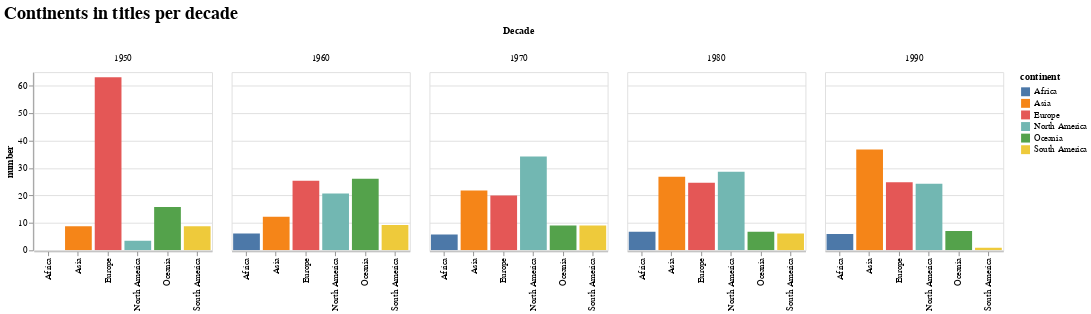

Here is the notebook cell this chart was saved with:
### Code cell
xc = alt.Chart(df_continent_decade).mark_bar().encode(
    alt.Y("article_title:Q", title='number'),
    alt.X('continent:N', title=''),
    color='continent:N',
    column=alt.Column('issue_decade:N', title='Decade')).properties(
        width=200, height=200).repeat(row=['issue_decade:N']).interactive()
xc.properties(title='Continents in titles per decade').configure_title(
    fontSize=20,
    font='Verdana',
    align='center',
    color='black',
)

### Figure 1 — Vega-Lite specification as saved in the notebook (floating-point values rounded to 4 significant figures)
{"config": {"view": {"continuousWidth": 400, "continuousHeight": 300}, "title": {"align": "center", "color": "black", "font": "Verdana", "fontSize": 20}}, "repeat": {"row": ["issue_decade:N"]}, "spec": {"data": {"name": "data-51c5a0ec9498d6707c9d6a83c2ef9f4a"}, "mark": "bar", "encoding": {"color": {"type": "nominal", "field": "continent"}, "column": {"type": "nominal", "field": "issue_decade", "title": "Decade"}, "x": {"type": "nominal", "field": "continent", "title": ""}, "y": {"type": "quantitative", "field": "article_title", "title": "number"}}, "height": 200, "selection": {"selector002": {"type": "interval", "bind": "scales", "encodings": ["x", "y"]}}, "width": 200}, "title": "Continents in titles per decade", "$schema": "https://vega.github.io/schema/vega-lite/v4.8.1.json", "datasets": {"data-51c5a0ec9498d6707c9d6a83c2ef9f4a": [{"issue_decade": 1950, "continent": "Asia", "article_title": 8.772}, {"issue_decade": 1950, "continent": "Europe", "article_title": 63.16}, {"issue_decade": 1950, "continent": "North America", "article_title": 3.509}, {"issue_decade": 1950, "continent": "Oceania", "article_title": 15.79}, {"issue_decade": 1950, "continent": "South America", "article_title": 8.772}, {"issue_decade": 1960, "continent": "Africa", "article_title": 6.154}, {"issue_decade": 1960, "continent": "Asia", "article_title": 12.31}, {"issue_decade": 1960, "continent": "Europe", "article_title": 25.38}, {"issue_decade": 1960, "continent": "North America", "article_title": 20.77}, {"issue_decade": 1960, "continent": "Oceania", "article_title": 26.15}, {"issue_decade": 1960, "continent": "South America", "article_title": 9.231}, {"issue_decade": 1970, "continent": "Africa", "article_title": 5.758}, {"issue_decade": 1970, "continent": "Asia", "article_title": 21.82}, {"issue_decade": 1970, "continent": "Europe", "article_title": 20.0}, {"issue_decade": 1970, "continent": "North America", "article_title": 34.24}, {"issue_decade": 1970, "continent": "Oceania", "article_title": 9.091}, {"issue_decade": 1970, "continent": "South America", "article_title": 9.091}, {"issue_decade": 1980, "continent": "Africa", "article_title": 6.773}, {"issue_decade": 1980, "continent": "Asia", "article_title": 26.89}, {"issue_decade": 1980, "continent": "Europe", "article_title": 24.7}, {"issue_decade": 1980, "continent": "North America", "article_title": 28.69}, {"issue_decade": 1980, "continent": "Oceania", "article_title": 6.773}, {"issue_decade": 1980, "continent": "South America", "article_title": 6.175}, {"issue_decade": 1990, "continent": "Africa", "article_title": 6.003}, {"issue_decade": 1990, "continent": "Asia", "article_title": 36.81}, {"issue_decade": 1990, "continent": "Europe", "article_title": 24.8}, {"issue_decade": 1990, "continent": "North America", "article_title": 24.33}, {"issue_decade": 1990, "continent": "Oceania", "article_title": 7.109}, {"issue_decade": 1990, "continent": "South America", "article_title": 0.9479}]}}
